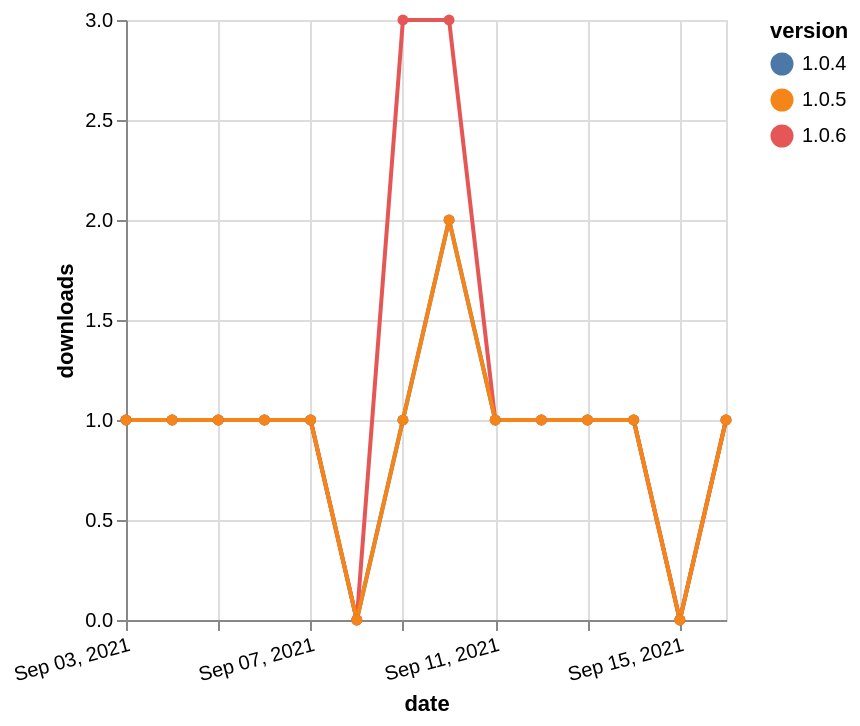

Specify this chart in Vega-Lite:
### Vega-Lite specification from a JSON file in a GitHub repository (floating-point values rounded to 4 significant figures)
{"$schema": "https://vega.github.io/schema/vega-lite/v5.json", "description": "A simple bar chart with embedded data.", "data": {"values": [{"date": "2021-09-03", "total": 209, "delta": 1, "version": "1.0.4"}, {"date": "2021-09-04", "total": 210, "delta": 1, "version": "1.0.4"}, {"date": "2021-09-05", "total": 211, "delta": 1, "version": "1.0.4"}, {"date": "2021-09-06", "total": 212, "delta": 1, "version": "1.0.4"}, {"date": "2021-09-07", "total": 213, "delta": 1, "version": "1.0.4"}, {"date": "2021-09-08", "total": 213, "delta": 0, "version": "1.0.4"}, {"date": "2021-09-09", "total": 214, "delta": 1, "version": "1.0.4"}, {"date": "2021-09-10", "total": 216, "delta": 2, "version": "1.0.4"}, {"date": "2021-09-11", "total": 217, "delta": 1, "version": "1.0.4"}, {"date": "2021-09-12", "total": 218, "delta": 1, "version": "1.0.4"}, {"date": "2021-09-13", "total": 219, "delta": 1, "version": "1.0.4"}, {"date": "2021-09-14", "total": 220, "delta": 1, "version": "1.0.4"}, {"date": "2021-09-15", "total": 220, "delta": 0, "version": "1.0.4"}, {"date": "2021-09-16", "total": 221, "delta": 1, "version": "1.0.4"}, {"date": "2021-09-03", "total": 196, "delta": 1, "version": "1.0.6"}, {"date": "2021-09-04", "total": 197, "delta": 1, "version": "1.0.6"}, {"date": "2021-09-05", "total": 198, "delta": 1, "version": "1.0.6"}, {"date": "2021-09-06", "total": 199, "delta": 1, "version": "1.0.6"}, {"date": "2021-09-07", "total": 200, "delta": 1, "version": "1.0.6"}, {"date": "2021-09-08", "total": 200, "delta": 0, "version": "1.0.6"}, {"date": "2021-09-09", "total": 203, "delta": 3, "version": "1.0.6"}, {"date": "2021-09-10", "total": 206, "delta": 3, "version": "1.0.6"}, {"date": "2021-09-11", "total": 207, "delta": 1, "version": "1.0.6"}, {"date": "2021-09-12", "total": 208, "delta": 1, "version": "1.0.6"}, {"date": "2021-09-13", "total": 209, "delta": 1, "version": "1.0.6"}, {"date": "2021-09-14", "total": 210, "delta": 1, "version": "1.0.6"}, {"date": "2021-09-15", "total": 210, "delta": 0, "version": "1.0.6"}, {"date": "2021-09-16", "total": 211, "delta": 1, "version": "1.0.6"}, {"date": "2021-09-03", "total": 191, "delta": 1, "version": "1.0.5"}, {"date": "2021-09-04", "total": 192, "delta": 1, "version": "1.0.5"}, {"date": "2021-09-05", "total": 193, "delta": 1, "version": "1.0.5"}, {"date": "2021-09-06", "total": 194, "delta": 1, "version": "1.0.5"}, {"date": "2021-09-07", "total": 195, "delta": 1, "version": "1.0.5"}, {"date": "2021-09-08", "total": 195, "delta": 0, "version": "1.0.5"}, {"date": "2021-09-09", "total": 196, "delta": 1, "version": "1.0.5"}, {"date": "2021-09-10", "total": 198, "delta": 2, "version": "1.0.5"}, {"date": "2021-09-11", "total": 199, "delta": 1, "version": "1.0.5"}, {"date": "2021-09-12", "total": 200, "delta": 1, "version": "1.0.5"}, {"date": "2021-09-13", "total": 201, "delta": 1, "version": "1.0.5"}, {"date": "2021-09-14", "total": 202, "delta": 1, "version": "1.0.5"}, {"date": "2021-09-15", "total": 202, "delta": 0, "version": "1.0.5"}, {"date": "2021-09-16", "total": 203, "delta": 1, "version": "1.0.5"}]}, "width": "container", "mark": {"type": "line", "point": {"filled": true}}, "encoding": {"x": {"field": "date", "type": "temporal", "timeUnit": "yearmonthdate", "title": "date", "axis": {"labelAngle": -15}}, "y": {"field": "delta", "type": "quantitative", "title": "downloads"}, "color": {"field": "version", "type": "nominal"}, "tooltip": {"field": "delta"}}}
